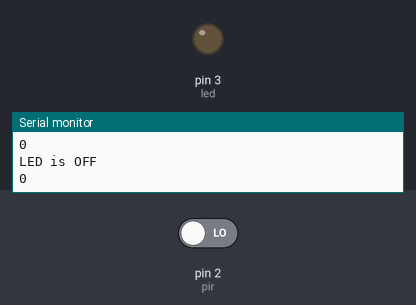
The sketch below on a simulated Arduino Uno, built with avr-gcc and run on an emulated ATmega328P. Parts: output pins drawn as LEDs (lit = HIGH), the last lines printed to the serial monitor. Inputs (shaded band) come from the test bench; at power-on: pin 2 (pir) LOW.

Above: at 1.2 s.
1.3 s: pin 2 (pir) driven HIGH
At 2.6 s:
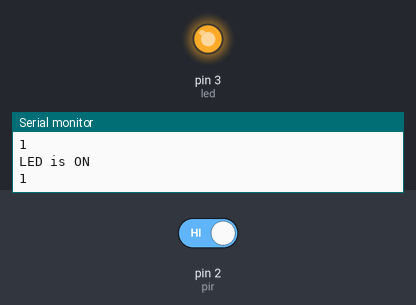
2.9 s: pin 2 (pir) driven LOW
At 4.1 s:
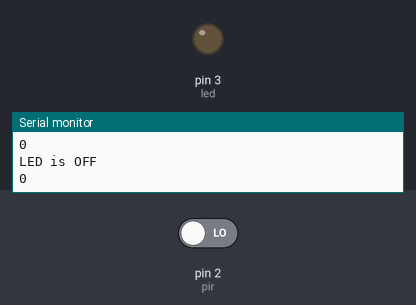
Timing chart, 0 to 5.9 s (numbered marks = the images above; inputs shaded):
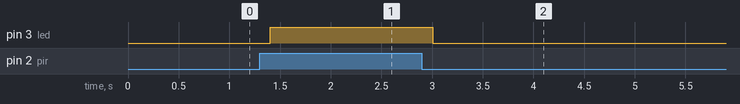

The sketch:

05__pir2.ino
```cpp
const int pir = 2;
const int led = 3;

void setup() {
  pinMode(pir, INPUT);
  pinMode(led, OUTPUT);
  Serial.begin(9600);
}

void loop() {
  int output = digitalRead(pir);

  Serial.println(output);
  delay(100);

  if (output == 1) {
    digitalWrite(led, HIGH);
    Serial.println("LED is ON");
  } else {
    digitalWrite(led, LOW);
    Serial.println("LED is OFF");
  }
}
```

Measured:
- after the input at 1.3 s, pin 3 (led): LOW → HIGH after 0.10 s
- after the input at 2.9 s, pin 3 (led): HIGH → LOW after 0.11 s
